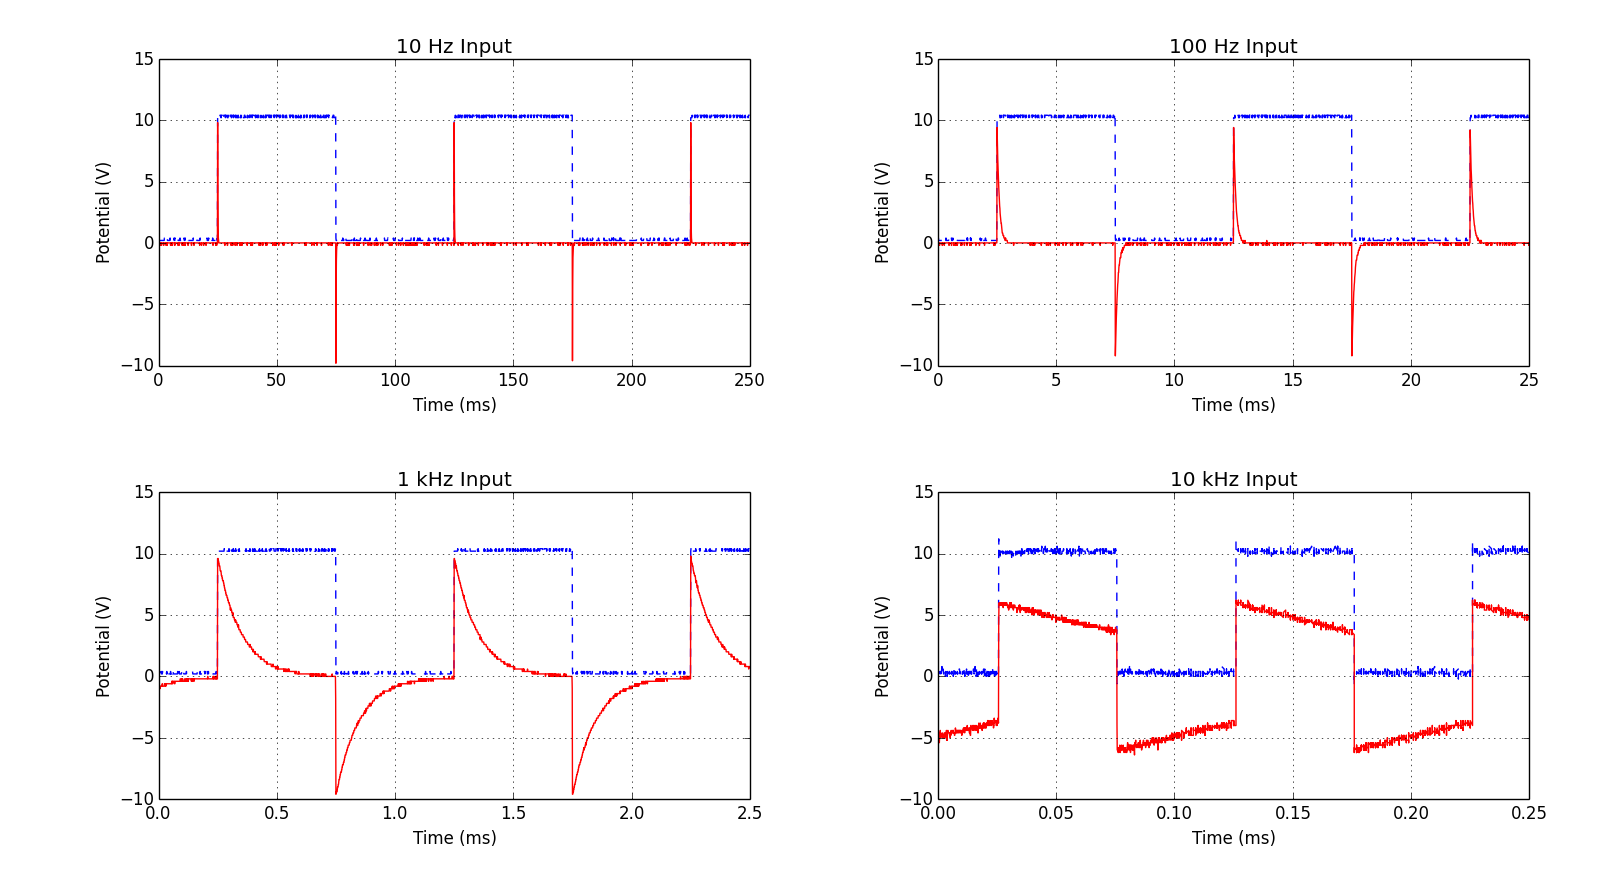

Write the Python code that produced this figure.
import matplotlib.pyplot as plt
import numpy as np

# Import data from file and skip header rows
time_1khz, inputWave_1khz, output_1khz = np.genfromtxt('../Data/3b_1khz.csv', delimiter=',', usecols=(0,1,3), skiprows=1, unpack=True)

time_10hz, inputWave_10hz, output_10hz = np.genfromtxt('../Data/3b_10hz.csv', delimiter=',', usecols=(0,1,3), skiprows=1, unpack=True)

time_10khz, inputWave_10khz, output_10khz = np.genfromtxt('../Data/3b_10khz.csv', delimiter=',', usecols=(0,1,3), skiprows=1, unpack=True)

time_100hz, inputWave_100hz, output_100hz = np.genfromtxt('../Data/3b_100hz.csv', delimiter=',', usecols=(0,1,3), skiprows=1, unpack=True)

time_100khz, inputWave_100khz, output_100khz = np.genfromtxt('../Data/3b_100khz.csv', delimiter=',', usecols=(0,1,3), skiprows=1, unpack=True)

# # Fix the time offset
# time = time - min(time)

# # Make time more readable
us = 10**6 # Multiply seconds by us to get microseconds
ms = 10**3 # Multiply seconds by ms to get milliseconds

# # Plot some stuff
# plt.figure(3)
plt.subplot(223)
plt.plot(time_1khz * ms, inputWave_1khz, 'b--', label="Input Voltage")
plt.plot(time_1khz * ms, output_1khz, 'r', label="Capacitor Voltage")
plt.title("1 kHz Input")
plt.grid(True)
plt.xlabel("Time (ms)")
plt.ylabel("Potential (V)")

# plt.figure(1)
plt.subplot(221)
plt.plot(time_10hz * ms, inputWave_10hz, 'b--', label="Input Voltage")
plt.plot(time_10hz * ms, output_10hz, 'r', label="Capacitor Voltage")
plt.title("10 Hz Input")
plt.grid(True)
plt.xlabel("Time (ms)")
plt.ylabel("Potential (V)")

# plt.figure(4)
plt.subplot(224)
plt.plot(time_10khz * ms, inputWave_10khz, 'b--', label="Input Voltage")
plt.plot(time_10khz * ms, output_10khz, 'r', label="Capacitor Voltage")
plt.title("10 kHz Input")
plt.grid(True)
plt.xlabel("Time (ms)")
plt.ylabel("Potential (V)")

# plt.figure(2)
plt.subplot(222)
plt.plot(time_100hz * ms, inputWave_100hz, 'b--', label="Input Voltage")
plt.plot(time_100hz * ms, output_100hz, 'r', label="Capacitor Voltage")
plt.title("100 Hz Input")
plt.grid(True)
plt.xlabel("Time (ms)")
plt.ylabel("Potential (V)")

# plt.figure(5)
# plt.subplot(225)
# plt.plot(time_100khz * ms, inputWave_100khz, 'b--', label="Input Voltage")
# plt.plot(time_100khz * ms, output_100khz, 'r', label="Capacitor Voltage")
# plt.title("100 kHz")

plt.tight_layout()

# # # Set plot formatting
# # plt.xlim(0.7,0.95)
# # plt.ylim(0.,130.)
# plt.grid(True)

# # # Labels and text
# plt.xlabel("Time (ms)")
# plt.ylabel("Potential (V)")
# plt.title("Voltage of Capacitor with Square Wave Input")
# plt.legend()

# # Show the plot
plt.show()
